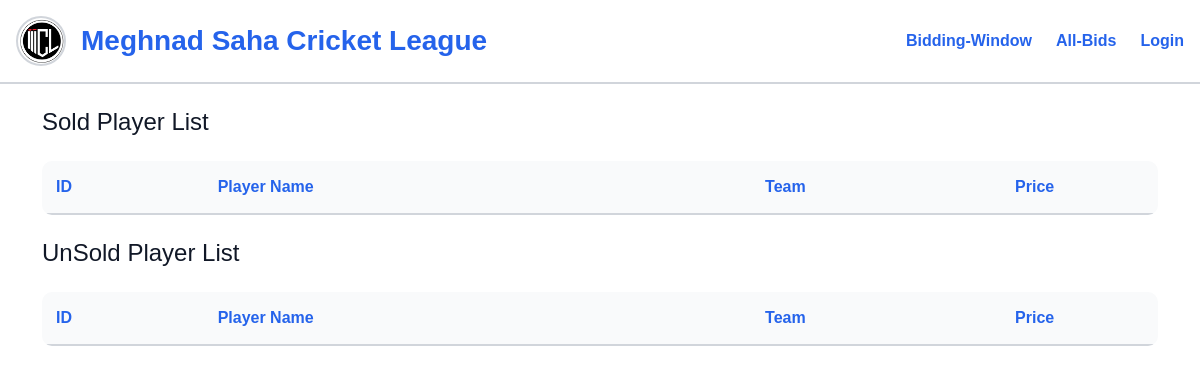
The app's page /all-bids/, older data.
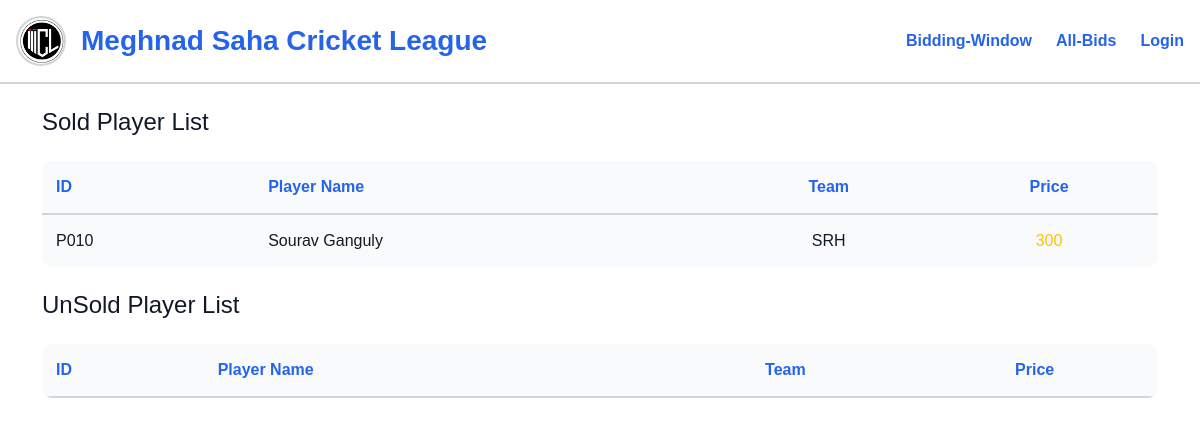
The same page, newer data.
### core/models.py (models this page shows, shortened)
class BidTransactions(models.Model):
    playername = models.OneToOneField(PlayerDetails, on_delete=models.CASCADE)
    price = models.IntegerField()  # ❌ IntegerField does NOT support max_length
    Team = models.ForeignKey(TeamDetails, on_delete=models.CASCADE, null=True,)
    T_ID = models.CharField(max_length=10, unique=True, primary_key=True, editable=False)
    T_status = models.IntegerField(default=0, choices=[(0, "Pending"), (1, "UnSold"), (2, "Sold")])

class PlayerDetails(models.Model):
    Name  = models.CharField(max_length=25)
    Dept  = models.CharField(max_length=25)
    Batch = models.CharField(max_length=25)
    PlayerPhoto = models.ImageField(upload_to='playerPhoto/')
    PlayerRole  = models.CharField(max_length=25)
    WicketKeeping = models.BooleanField(choices=[(True, 'Yes'), (False, 'No')])
    P_ID = models.CharField(max_length=10, primary_key=True, unique=True, editable=False)

class TeamDetails(models.Model):
    TeamName = models.CharField(max_length=25)
    TeamHeadManager = models.CharField(max_length=25)
    TeamPlayingManager = models.CharField(max_length=25, default='none')
    TeamMarquee = models.CharField(max_length=25, default='none')
    TeamRetainedPlayer = models.CharField(max_length=25, default='none')
    TeamLogo = models.ImageField(upload_to='teamLogo/')
    def __str__(self):
        return self.TeamName

### core/views.py (the view)
# urls.py: path('all-bids/',view=views.all_bids,name='all-bids'),
def all_bids(request):
    all_sold_bids = BidTransactions.objects.filter(T_status=2).order_by('-T_ID')
    all_unsold_bids = BidTransactions.objects.filter(T_status=1).order_by('-T_ID')
    context = {
        'soldbids' : all_sold_bids,
        'unsoldbids' : all_unsold_bids
    }
    return render(request,'allBids.html',context)

### templates/allBids.html (shortened to what this page needs)
{% extends 'base.html' %}
{% block main %}
<main class="container">
    <h4 class="mb-4">Sold Player List</h4>
    <table class="bids-table">
        <thead>
            <tr>
                <th>ID</th>
                <th>Player Name</th>
                <th>Team</th>
                <th>Price</th>
            </tr>
        </thead>
        <tbody>
            {% for bid in soldbids %}
            <tr>
                <td>{{ bid.playername.P_ID }}</td>
                <td>{{ bid.playername.Name }}</td>
                <td>{{ bid.Team }}</td>
                <td>
                    <span class="text-warning">{{ bid.price }}</span>
                </td>
            </tr>
            {% endfor %}
        </tbody>
    </table>
    <h4 class="mt-4 mb-4">UnSold Player List</h4>
    <table class="bids-table">
        <thead>
            <tr>
                <th>ID</th>
                <th>Player Name</th>
                <th>Team</th>
                <th>Price</th>
            </tr>
        </thead>
    </table>
</main>
{% endblock %}

Row changes from the older to the newer data that the page shows:
added BidTransactions: playername.P_ID "P010", playername.Name "Sourav Ganguly", Team "SRH", price "300"
